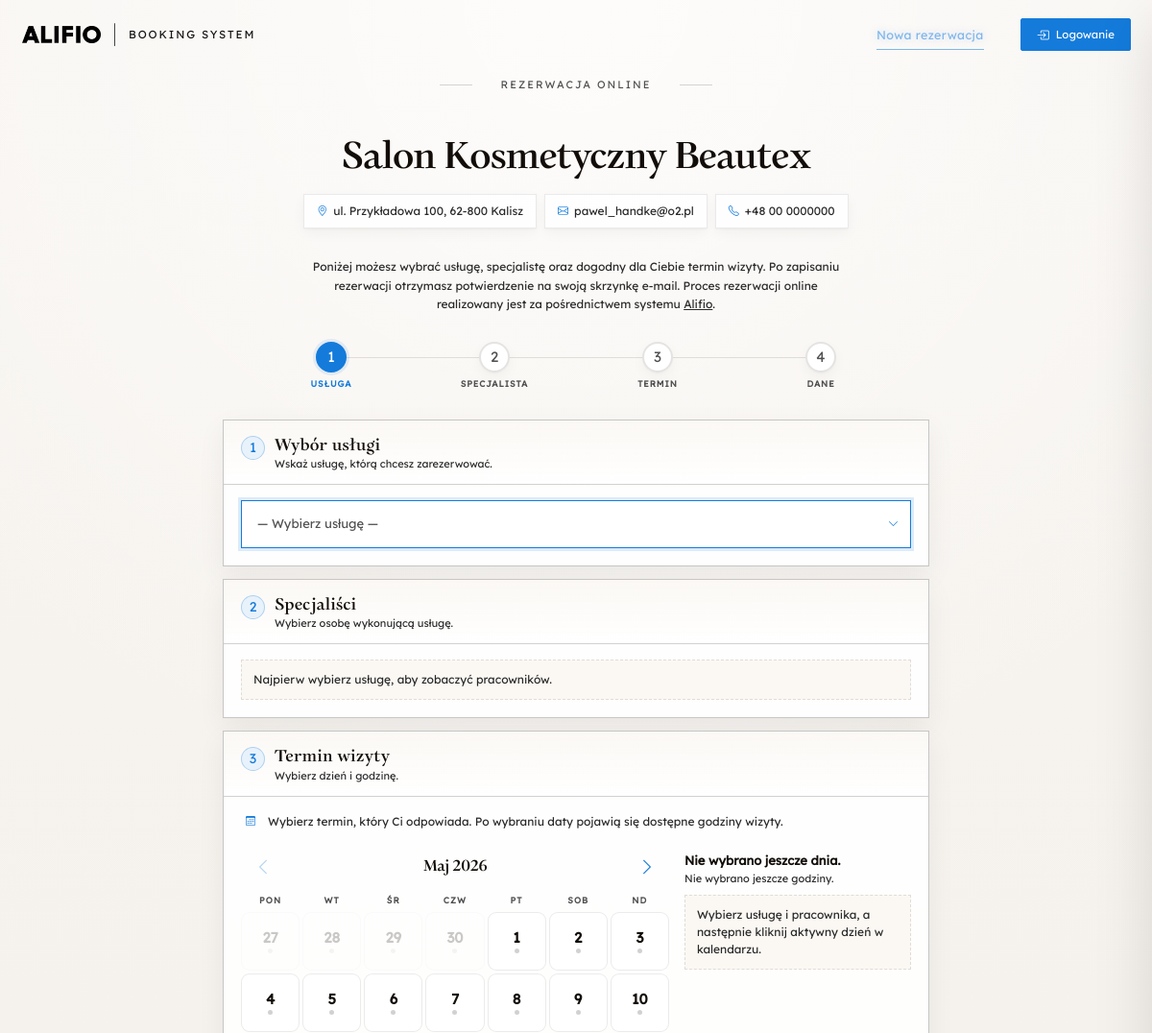
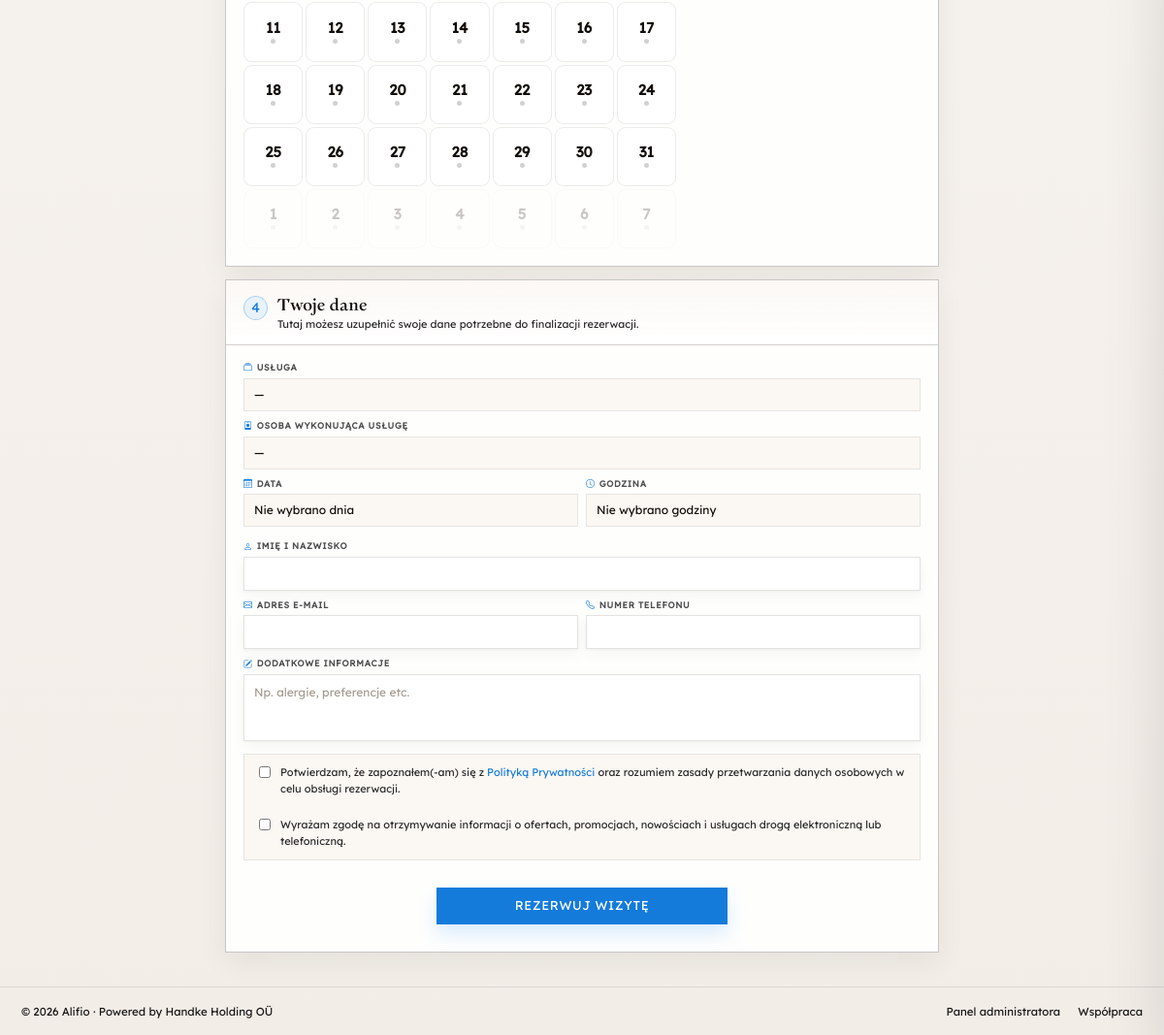
The app's page /, older data (2 pictures, top to bottom).
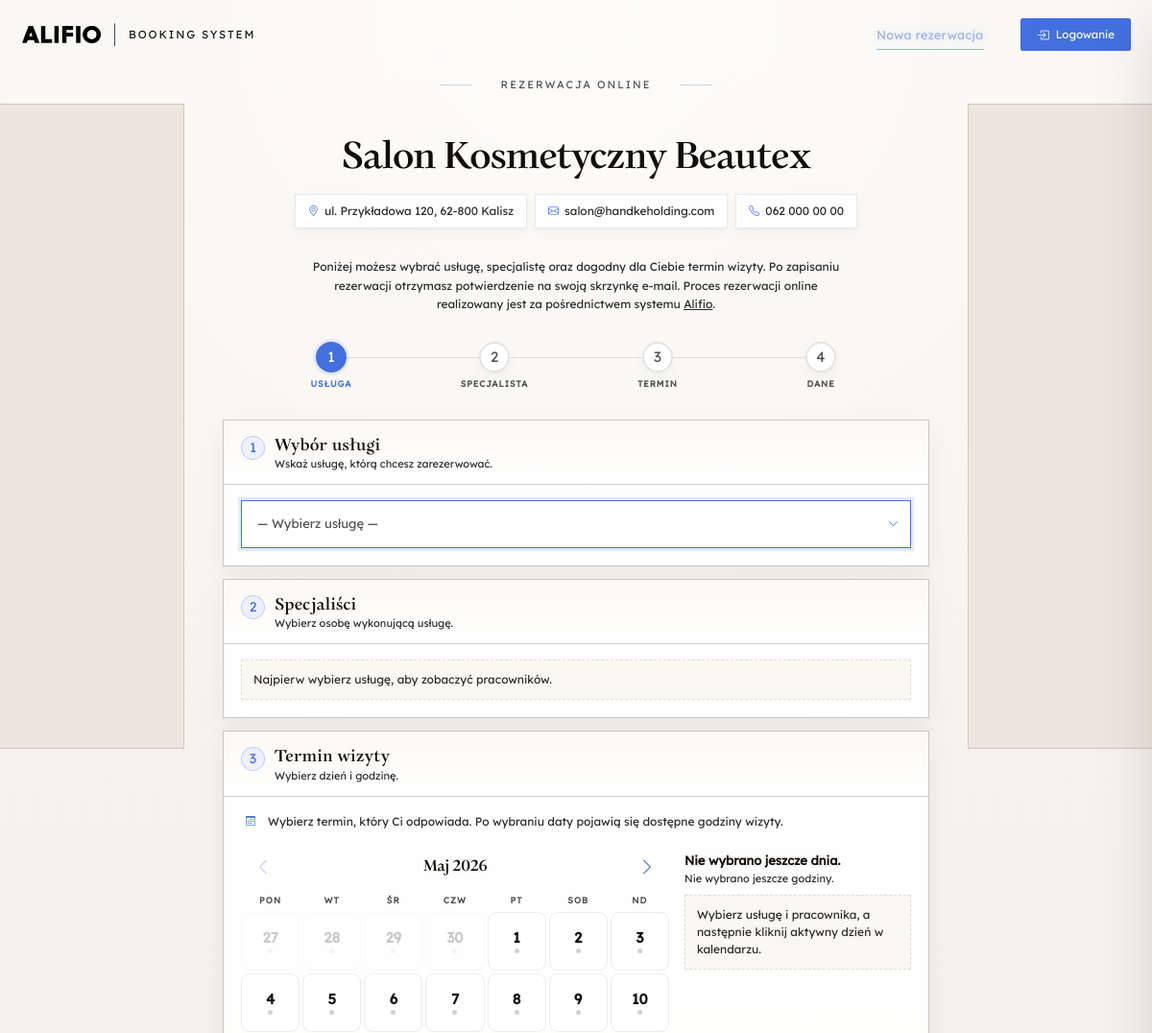
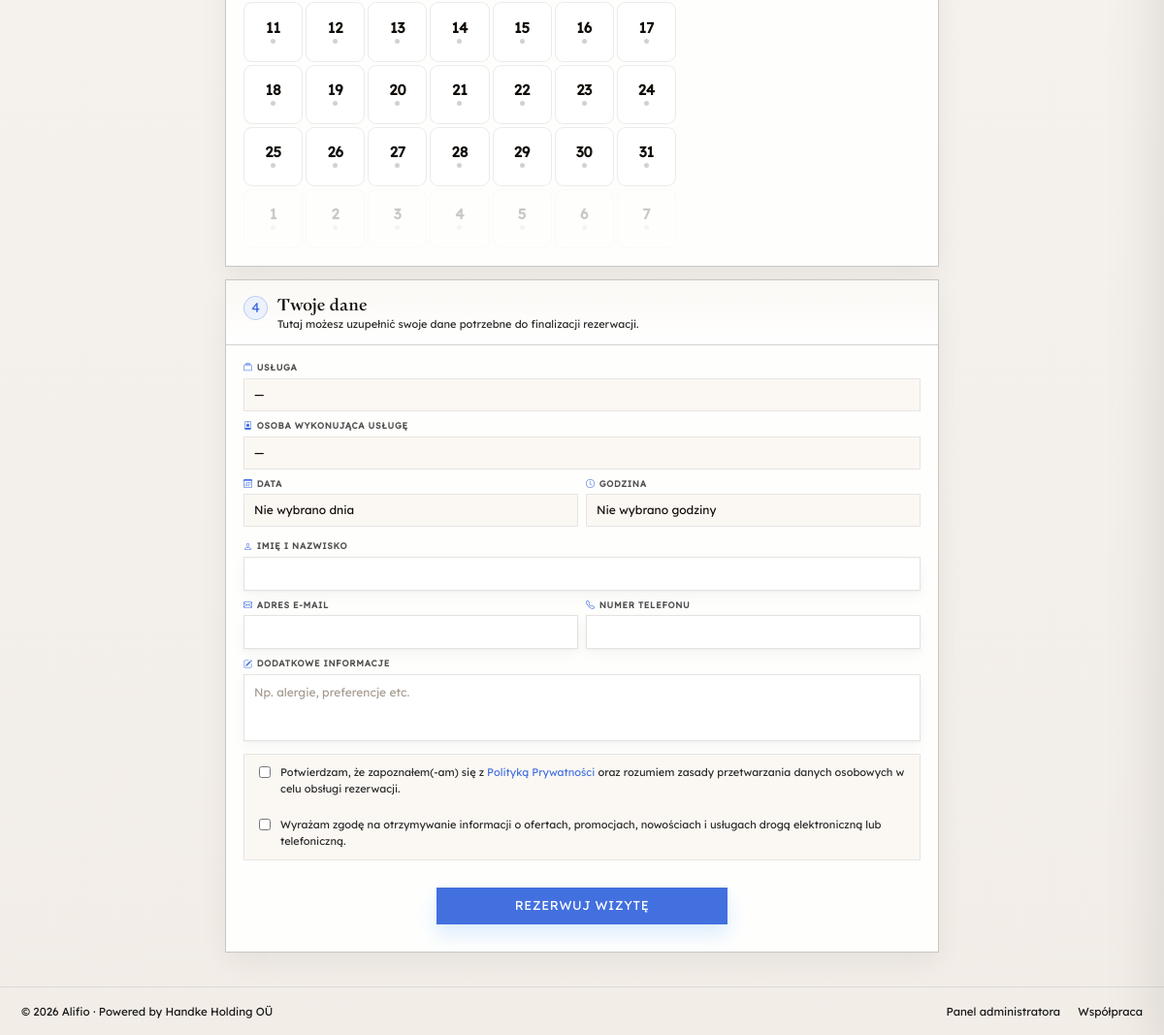
The same page, newer data (2 pictures, top to bottom).
### tables this page shows
CREATE TABLE business_settings (
                id INTEGER PRIMARY KEY CHECK (id = 1),
                business_id INTEGER,
                company_name TEXT NOT NULL DEFAULT 'Booking System',
                company_address TEXT DEFAULT '',
                contact_phone TEXT DEFAULT '',
                primary_color TEXT NOT NULL DEFAULT '#1f3c88',
                contact_email TEXT,
                slot_interval_minutes INTEGER NOT NULL DEFAULT 30,
                logo_path TEXT,
                logo_width INTEGER NOT NULL DEFAULT 120,
                logo_height INTEGER NOT NULL DEFAULT 44,
                company_name_size INTEGER NOT NULL DEFAULT 22,
                logo_text_gap INTEGER NOT NULL DEFAULT 12,
                side_panels_enabled INTEGER NOT NULL DEFAULT 1,
                side_panels_autoplay INTEGER NOT NULL DEFAULT 1,
                side_panels_interval INTEGER NOT NULL DEFAULT 6,
                created_at TEXT DEFAULT CURRENT_TIMESTAMP, website_url TEXT,
                FOREIGN KEY (business_id) REFERENCES businesses(id) ON DELETE CASCADE
            );

### app.py (the view)
@app.route("/")
def booking():
    conn = get_connection()
    cursor = conn.cursor()
    cursor.execute("""
        SELECT
            s.id AS service_id,
            s.name AS service_name,
            s.duration_minutes,
            s.price,
            s.service_group,
            e.id AS employee_id,
            e.full_name AS employee_name,
            e.role AS employee_role,
            e.photo_path AS employee_photo_path
        FROM services s
        JOIN service_employees se ON se.service_id = s.id
        JOIN employees e ON e.id = se.employee_id
        WHERE s.active = 1
          AND e.active = 1
          AND LOWER(TRIM(COALESCE(s.service_group, ''))) != 'niestandardowe'
        ORDER BY
            CASE
                WHEN s.service_group IS NULL OR TRIM(s.service_group) = '' THEN 1
                ELSE 0
            END,
            s.service_group,
            s.name,
            e.full_name
    """)
    rows = cursor.fetchall()
    settings = get_settings()
    conn.close()
    services_grouped = {}
    services_map = {}
    for row in rows:
        group_name = (
            row["service_group"].strip()
            if row["service_group"] and row["service_group"].strip()
            else "Pozostałe"
        )
        service_id = row["service_id"]
        if service_id not in services_map:
            service_data = {
                "service_id": service_id,
                "service_name": row["service_name"],
                "duration_minutes": row["duration_minutes"],
                "price": row["price"],
                "service_group": group_name,
                "employees": []
            }
            services_map[service_id] = service_data
            if group_name not in services_grouped:
                services_grouped[group_name] = []
            services_grouped[group_name].append(service_data)
        services_map[service_id]["employees"].append({
            "employee_id": row["employee_id"],
            "employee_name": row["employee_name"],
            "employee_role": row["employee_role"] or "",
            "employee_photo_path": row["employee_photo_path"] or "",
            "employee_photo_url": media_url(row["employee_photo_path"]) if row["employee_photo_path"] else ""
        })
    business_id = 1
    if settings and "business_id" in settings.keys() and settings["business_id"]:
        business_id = settings["business_id"]
    booking_left_images = get_booking_side_images(
        business_id=business_id,
        side="left",
        only_active=True
    )
    booking_right_images = get_booking_side_images(
        business_id=business_id,
        side="right",
        only_active=True
    )
    booking_left_image = booking_left_images[0] if booking_left_images else None
    booking_right_image = booking_right_images[0] if booking_right_images else None
    waitlist_redirect_context = session.pop("waitlist_redirect_context", None)
    open_slots = request.args.get("open_slots") == "1"
    return render_template(
        "booking.html",
        page_title="Rezerwacja",
        services_grouped=services_grouped,
        settings=settings,
        waitlist_redirect_context=waitlist_redirect_context,
        open_slots=open_slots,
        booking_left_image=booking_left_image,
        booking_right_image=booking_right_image,
        booking_left_images=booking_left_images,
        booking_right_images=booking_right_images,
        turnstile_enabled=TURNSTILE_ENABLED,
        turnstile_site_key=TURNSTILE_SITE_KEY
    )

### app.py (called while the page is built)
def media_url(file_path_or_url: str | None) -> str:
    value = (file_path_or_url or "").strip()
    if not value:
        return ""
    if value.startswith("http://") or value.startswith("https://"):
        return value
    if value.startswith("images/") or value.startswith("uploads/"):
        return url_for("static", filename=value)
    if USE_R2_STORAGE and r2_is_configured():
        if R2_PUBLIC_BASE_URL:
            return f"{R2_PUBLIC_BASE_URL.rstrip('/')}/{value.lstrip('/')}"
        return f"{R2_ENDPOINT_URL.rstrip('/')}/{R2_BUCKET_NAME}/{value.lstrip('/')}"
    return value

def get_settings(business_id=None):
    if business_id is None:
        business_id = session.get("business_id", 1)
    conn = get_connection()
    cursor = conn.cursor()
    cursor.execute(
        "SELECT * FROM business_settings WHERE business_id = ? LIMIT 1",
        (business_id,)
    )
    settings = cursor.fetchone()
    if not settings:
        cursor.execute("SELECT * FROM business_settings WHERE id = 1 LIMIT 1")
        settings = cursor.fetchone()
    conn.close()
    return settings

### templates/booking.html (shortened to what the changed rows need)
{% extends "base.html" %}
{% block body_class %}booking-public-page{% endblock %}
{% block content %}
<link rel="stylesheet" href="https://cdn.jsdelivr.net/npm/bootstrap-icons@1.11.3/font/bootstrap-icons.min.css">
<div class="bp-layout">
  <main class="bp-main">
    <div class="bp">
      <div class="bp-shell">
        <div class="bp-page-header">
          <div class="bp-header-kicker">
            <span class="bp-header-kicker-line"></span>
            <span class="bp-header-kicker-text">Rezerwacja online</span>
            <span class="bp-header-kicker-line"></span>
          </div>
          <h1 class="bp-header-title">
            {{ settings.company_name if settings and settings.company_name else "Nazwa firmy" }}
          </h1>
          <div class="bp-topbar-meta">
            {% if settings and settings.company_address %}
            <div class="bp-topbar-chip">
              <i class="bi bi-geo-alt"></i>
              <span>{{ settings.company_address }}</span>
            </div>
            {% endif %}
            {% if settings and settings.contact_email %}
            <div class="bp-topbar-chip">
              <i class="bi bi-envelope"></i>
              <span>{{ settings.contact_email }}</span>
            </div>
            {% endif %}
            {% if settings and settings.contact_phone %}
            <div class="bp-topbar-chip">
              <i class="bi bi-telephone"></i>
              <span>{{ settings.contact_phone }}</span>
            </div>
            {% endif %}
          </div>
          <p class="bp-header-subtitle">
            Poniżej możesz wybrać usługę, specjalistę oraz dogodny dla Ciebie termin wizyty.
            Po zapisaniu rezerwacji otrzymasz potwierdzenie na swoją skrzynkę e-mail.
            Proces rezerwacji online realizowany jest za pośrednictwem systemu
            <a href="https://www.sddestonie.com/alifio/" target="_blank" rel="noopener noreferrer">Alifio</a>.
          </p>
        </div>
        <div class="bp-progress" id="progressBar">
          <div class="bp-progress-step is-active" data-step="1">
            <div class="bp-progress-dot">1</div>
            <div class="bp-progress-label">Usługa</div>
          </div>
        </div>
        <form action="{{ url_for('create_booking') }}" method="POST" id="bookingForm">
          <div class="bp-booking-stack">
            <section class="bp-card" id="serviceSection">
              <div class="bp-card-head">
                <div class="bp-step-num">
                  <span class="bp-step-dot">1</span>
                </div>
              </div>
              <div class="bp-card-body">
                <div class="bp-service-dropdown bp-select-wrap" id="serviceDropdown">
                  <button
                    type="button"
                    class="bp-custom-select-trigger is-placeholder"
                    id="serviceSelectTrigger"
                    aria-haspopup="listbox"
                    aria-expanded="false"
                  >
                    <span class="bp-custom-select-trigger-icon">
                      <i class="bi bi-chevron-down"></i>
                    </span>
                  </button>
                </div>
              </div>
            </section>
            <section class="bp-card" id="employeeSection">
              <div class="bp-card-head">
                <div class="bp-step-num">
                  <span class="bp-step-dot">2</span>
                </div>
              </div>
            </section>
            <section class="bp-card" id="calendarSection">
              <div class="bp-card-head">
                <div class="bp-step-num">
                  <span class="bp-step-dot">3</span>
                </div>
              </div>
              <div class="bp-card-body" id="slotsSection">
                <div class="bp-cal-top">
                  <div class="bp-cal-month-sub">
                    <span class="bp-cal-month-sub-icon">
                      <i class="bi bi-calendar3"></i>
                    </span>
                  </div>
                </div>
                <div class="bp-calendar-layout">
                  <div class="bp-calendar-panel">
                    <div class="bp-cal-nav">
                      <button type="button" class="bp-nav-btn" id="calendarPrevBtn" aria-label="Poprzedni miesiąc">
                        <i class="bi bi-chevron-left"></i>
                      </button>
                      <button type="button" class="bp-nav-btn" id="calendarNextBtn" aria-label="Następny miesiąc">
                        <i class="bi bi-chevron-right"></i>
                      </button>
                    </div>
                  </div>
                </div>
              </div>
            </section>
            <section class="bp-card" id="detailsSection">
              <div class="bp-card-head">
                <div class="bp-step-num">
                  <span class="bp-step-dot">4</span>
                </div>
              </div>
              <div class="bp-card-body">
                <div class="bp-summary-strip">
                  <div class="bp-sum-item bp-sum-full">
                    <div class="bp-sum-top-label">
                      <i class="bi bi-collection"></i>
                      <span>Usługa</span>
                    </div>
                  </div>
                  <div class="bp-sum-item bp-sum-full">
                    <div class="bp-sum-top-label">
                      <i class="bi bi-person-badge"></i>
                      <span>Osoba wykonująca usługę</span>
                    </div>
                  </div>
                  <div class="bp-sum-item">
                    <div class="bp-sum-top-label">
                      <i class="bi bi-calendar3"></i>
                      <span>Data</span>
                    </div>
                  </div>
                  <div class="bp-sum-item">
                    <div class="bp-sum-top-label">
                      <i class="bi bi-clock"></i>
                      <span>Godzina</span>
                    </div>
                  </div>
                </div>
                <div class="bp-field">
                  <label for="client_name">
                    <i class="bi bi-person"></i>
                    Imię i nazwisko
                  </label>
                </div>
                <div class="bp-fields-row bp-fields-row-2">
                  <div class="bp-field">
                    <label for="client_email">
                      <i class="bi bi-envelope"></i>
                      Adres e-mail
                    </label>
                  </div>
                  <div class="bp-field">
                    <label for="client_phone">
                      <i class="bi bi-telephone"></i>
                      Numer telefonu
                    </label>
                  </div>
                </div>
                <div class="bp-field">
                  <label for="notes">
                    <i class="bi bi-pencil-square"></i>
                    Dodatkowe informacje
                  </label>
                </div>
                <div class="bp-privacy">
                  <label for="privacy_consent">
                    <span class="bp-privacy-txt">
                      Potwierdzam, że zapoznałem(-am) się z
                      <a href="{{ settings.privacy_policy_url or '#' }}" target="_blank" rel="noopener noreferrer">Polityką Prywatności</a>
                      oraz rozumiem zasady przetwarzania danych osobowych w celu obsługi rezerwacji.
                    </span>
                  </label>
                  <br>
                </div>
                <br>
              </div>
            </section>
          </div>
        </form>
      </div>
    </div>
  </main>
</div>
{% endblock %}

Row changes from the older to the newer data that the page shows:
changed business_settings "Salon Kosmetyczny Beautex": company_address "ul. Przykładowa 100, 62-800 Kalisz" → "ul. Przykładowa 120, 62-800 Kalisz"; contact_email "pawel_handke@o2.pl" → "salon@handkeholding.com"; contact_phone "+48 00 0000000" → "062 000 00 00"
